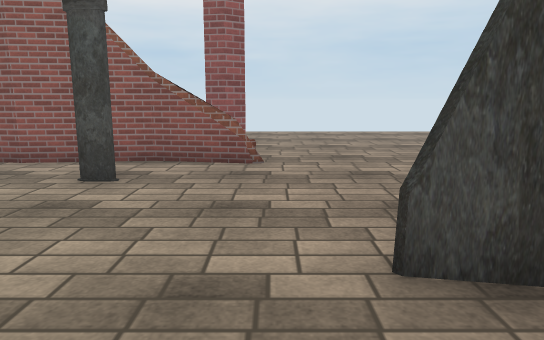
view 1 (above)

23 first-person views from a walk through a scene from a Unity 3-D project. The camera is 1.4 m above the floor, tilts 10° down and sees 70° across. The floor is counted in squares, 1 m on a side. Each view is taken from the middle of a square. On the plan, view 1 faces up. The plan holds only what a view shows up to about 16 squares ahead; the rest is blank. The place goes on beyond the plan. Some surface patterns are stand-ins.

view 2
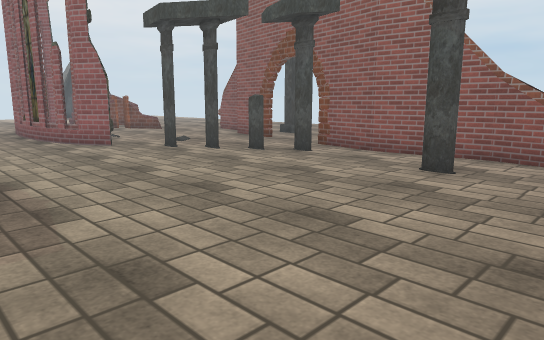

view 3
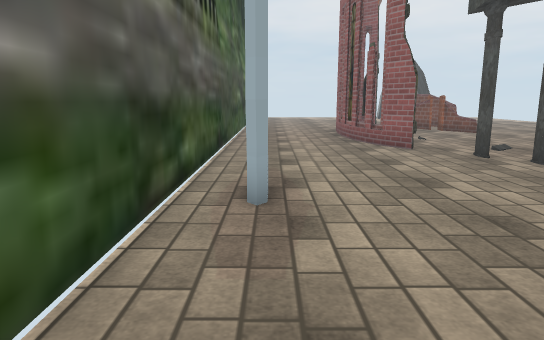

view 4
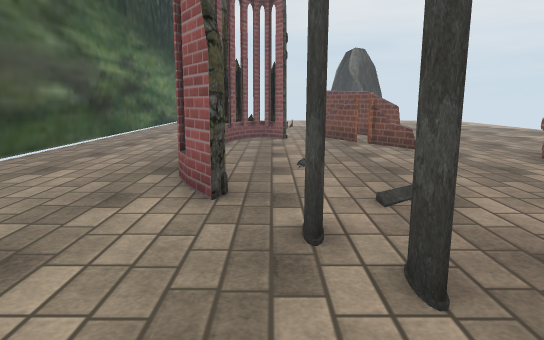

view 5
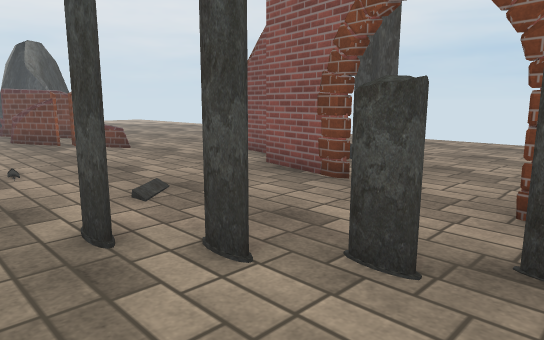

view 6
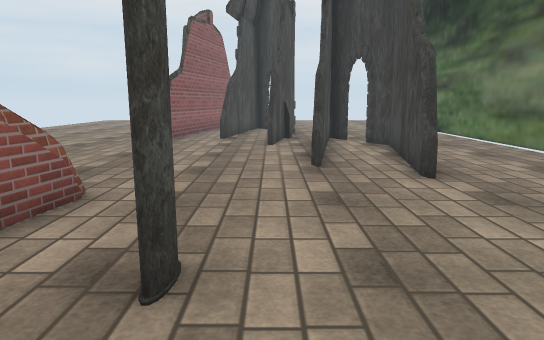

view 7
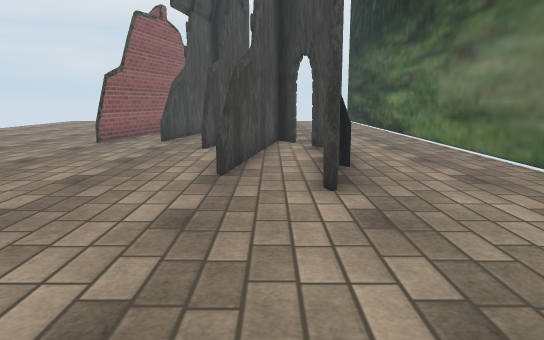

view 8
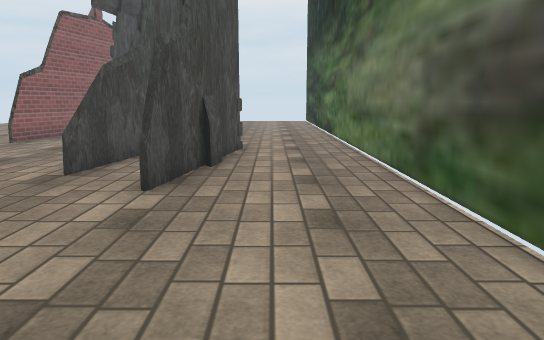

view 9
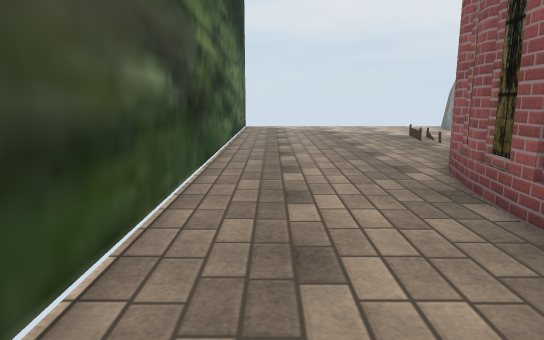

view 10
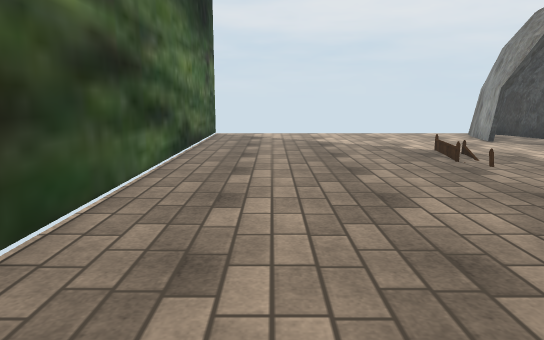

view 11
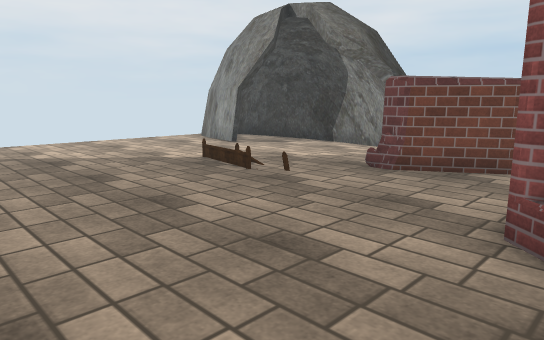

view 12
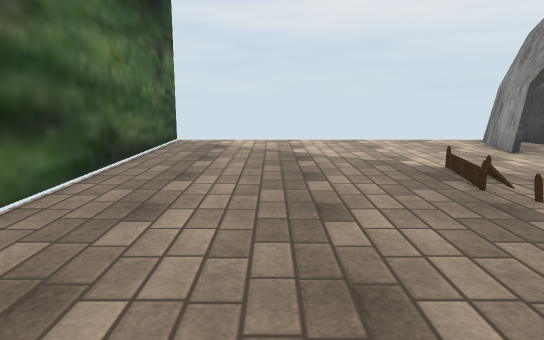

view 13
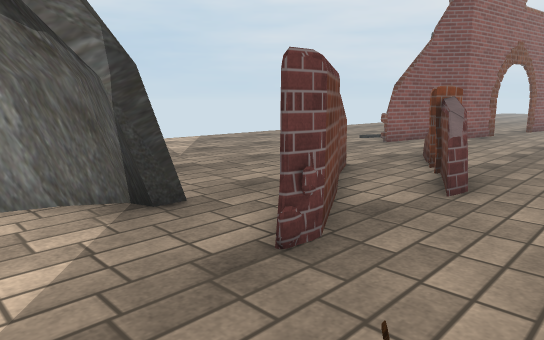

view 14
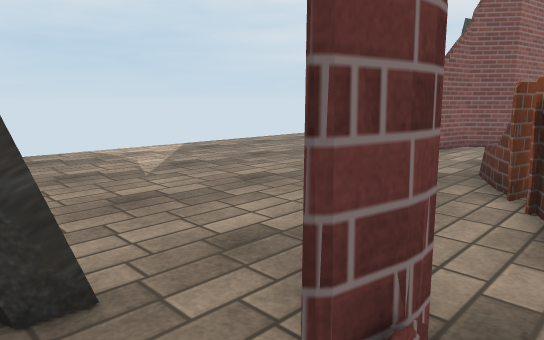

view 15
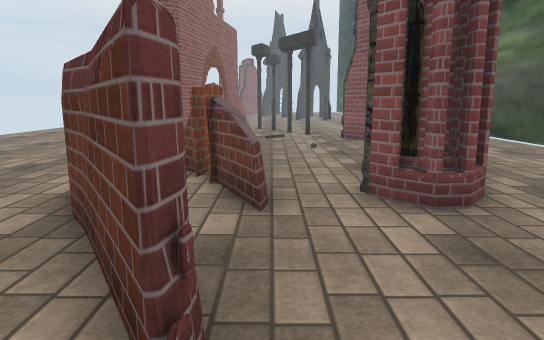

view 16
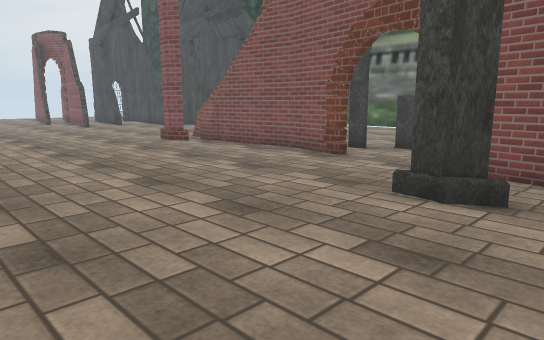

view 17
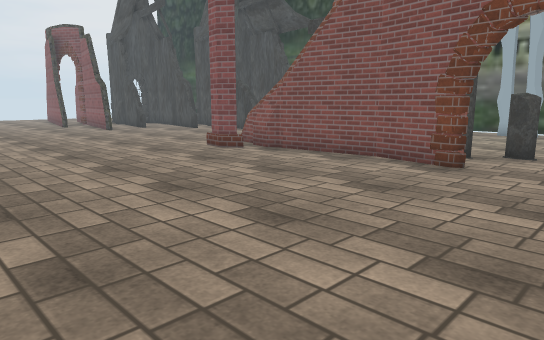

view 18
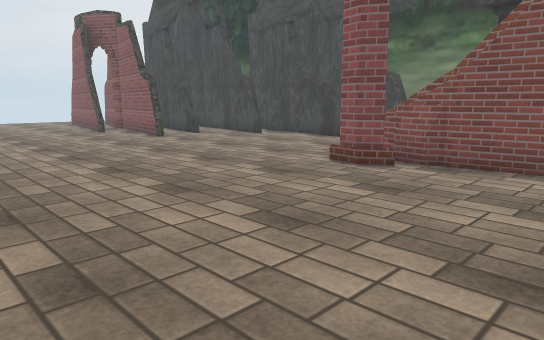

view 19
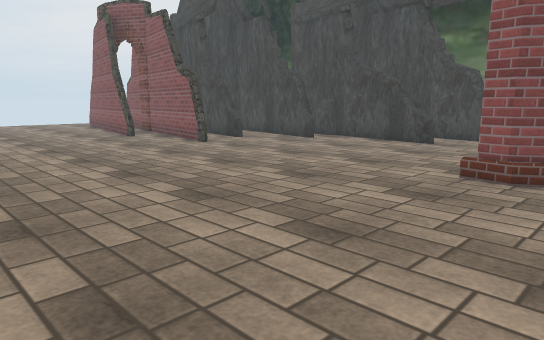

view 20
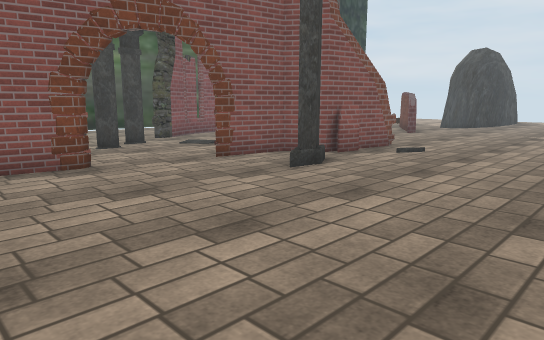

view 21
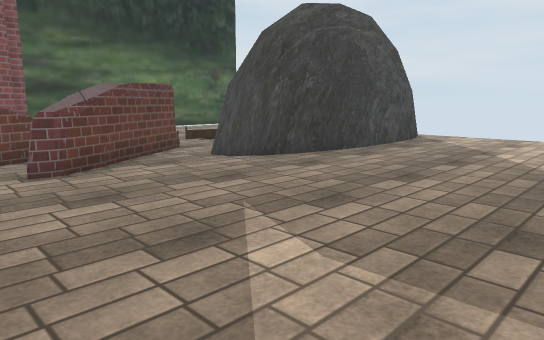

view 22
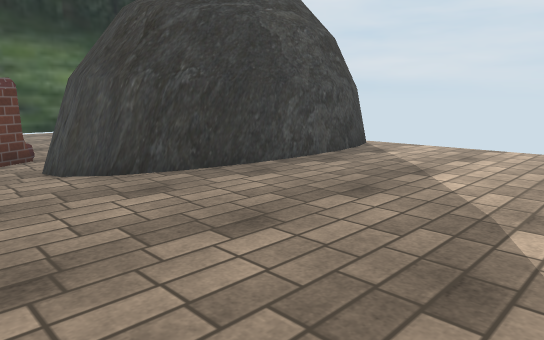

view 23
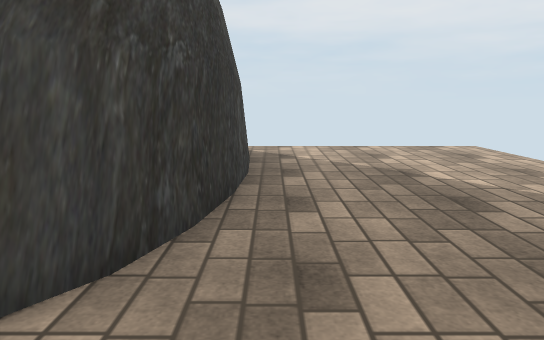

### Floor plan
Key: @ floor where view 1 was taken; # wall or solid block; x gap in a wall; . floor; = window, fence, low wall or low ledge; P pillar.
Columns run from 36 left of view 1 to 10 right of it. Each row starts with its distance up from view 1.
 18 .....      ................   .. .
 17 ..........................................
 16 ...............................................
 15 ...............................................
 14 ...............................................
 13 ...............................................
 12 ....................###.P......................
 11 .#########............##.......................
 10  #.......#...##........###........##.........##
  9 .###.......###..#=..........#######=...........
  8 ..........##..=##...........##...............##
  7 .............==.............#....P.............
  6 ..........................#................####
  5 .............##..........#.............######
  4 .............###......##..................####
  3 ...............########...............###..###.
  2 ........................................####...
  1 ...............................................
  0 .............................x......@..........
 -1 ...............................................
 -2 x##############################################

Where each view was taken, in squares from view 1:
view 1: 0 up, 0 right, facing up
view 2: 1 down, 0 right, facing up-left
view 3: 0 up, 1 left, facing left
view 4: 5 up, 7 left, facing left
view 5: 4 up, 7 left, facing up-left
view 6: 6 up, 6 left, facing right
view 7: 4 up, 5 left, facing right
view 8: 1 up, 5 left, facing right
view 9: 0 up, 14 left, facing left
view 10: 1 up, 19 left, facing left
view 11: 0 up, 22 left, facing up-left
view 12: 2 up, 22 left, facing left
view 13: 5 up, 29 left, facing up-right
view 14: 7 up, 27 left, facing up-right
view 15: 7 up, 28 left, facing right
view 16: 18 up, 14 left, facing down-right
view 17: 18 up, 11 left, facing down-right
view 18: 18 up, 6 left, facing down-right
view 19: 18 up, 3 left, facing down-right
view 20: 18 up, 5 left, facing down-left
view 21: 18 up, 20 left, facing down-left
view 22: 18 up, 24 left, facing down-left
view 23: 12 up, 24 left, facing left
